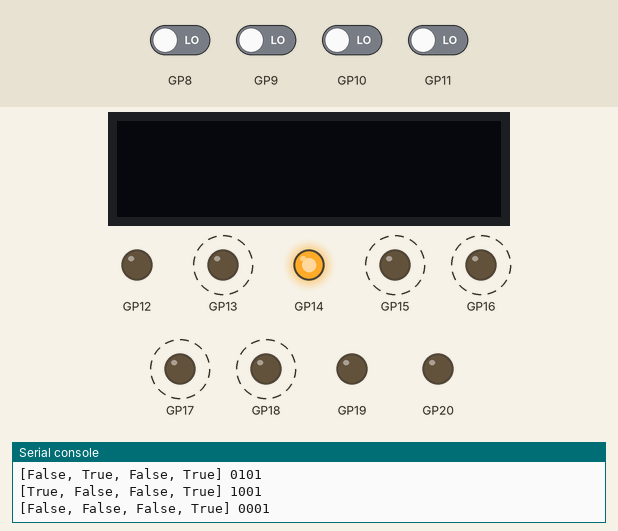
Recording of a program running on a simulated Raspberry Pi Pico running CircuitPython. On the bench: 128×32 one-colour display, output pins drawn as LEDs (lit = HIGH), the last lines printed to the serial console. Dashed ring = blinking. The inputs (shaded band) are chosen by the test bench; at power-on: GP8–11 LOW. Random numbers come from a fixed seed.

Above: at 1.28 s.
1.3 s: GP8 driven HIGH
3.2 s: GP9 driven HIGH
At 4.4 s:
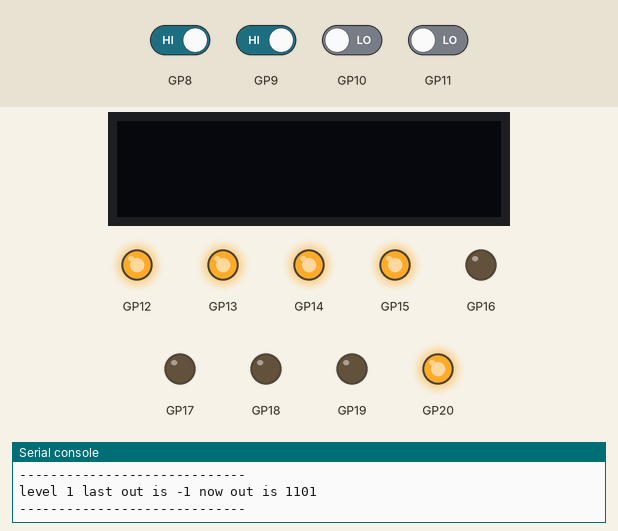
4.7 s: GP10 driven HIGH
At 5.0 s:
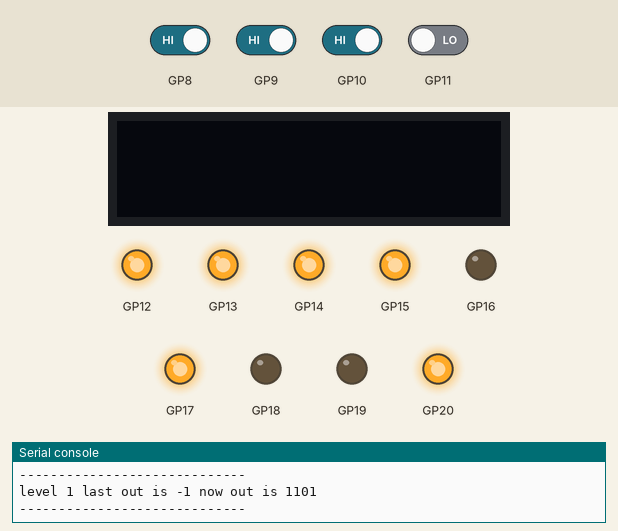
6.2 s: GP11 driven HIGH
At 6.7 s:
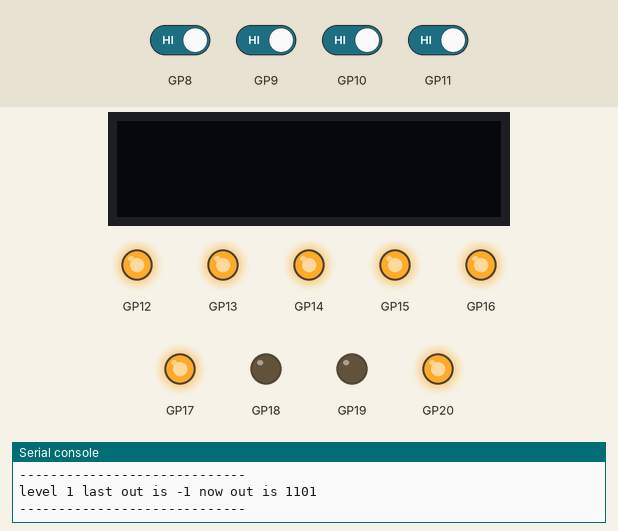
7.7 s: GP9 driven LOW
At 9.8 s:
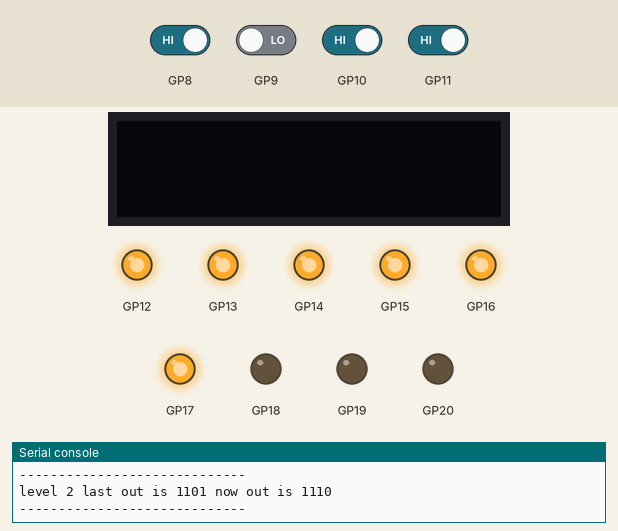
10.4 s: GP10 driven LOW
At 11.1 s:
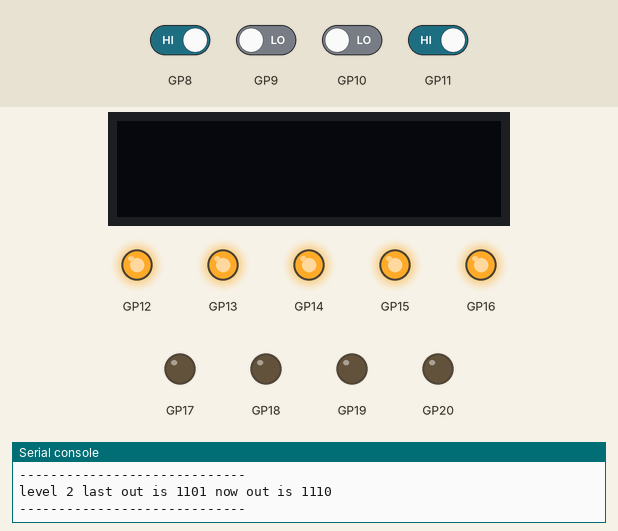
Timing chart, 0 to 12.9 s (numbered marks = the images above; inputs shaded):
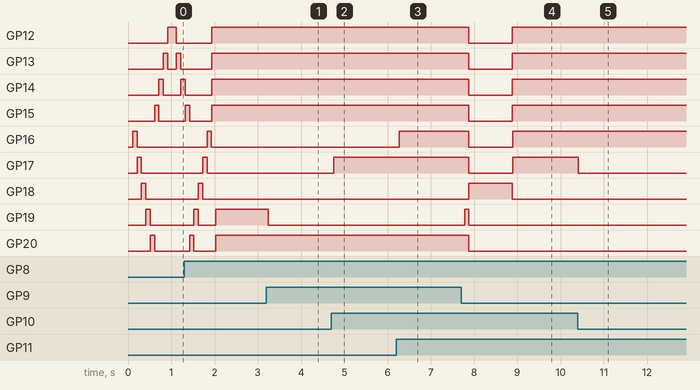

Measured:
- after the input at 3.2 s, GP19: HIGH → LOW at once
- after the input at 4.7 s, GP17: LOW → HIGH after 0.06 s
- after the input at 6.2 s, GP16: LOW → HIGH after 0.07 s
- after the input at 7.7 s, GP12–17: HIGH → LOW after 0.18 s, → HIGH 1.0 s later; GP18: LOW → HIGH after 0.18 s, → LOW 1.0 s later; GP19: LOW → HIGH after 0.09 s, → LOW 0.09 s later; GP20: HIGH → LOW after 0.18 s
- after the input at 10.4 s, GP17: HIGH → LOW at once

The program:

main_old.py
```python
from hardware import Hardware
from tools import generate_random_booleans
from tools import get_last_output_sum
import time

gameRunning = True
gameDeadState = 100
gameState = 0
hardware = Hardware()
updateInterval = 100 * 1_000_000
lastUpdateTime = time.monotonic_ns()
framesCount = 0
level = 1
levelMax = 5
seed = 0
lastOuputSum = -1
gotLevelSeed = False
levelSeconds = 0
gameSeconds = 0

for i in range(10):
    out = generate_random_booleans(4, i)
    print(f"{out} {get_last_output_sum(out)}")


def handleLevels():
    global hardware
    global gameState
    global framesCount
    global level
    global gameDeadState
    global levelMax
    global seed
    global lastOuputSum
    global gotLevelSeed
    global levelSeconds
    hardware.display.printText(f"Level {level}/{levelMax}", "centre", 0, "centre")
    hardware.display.printText(f"{levelSeconds} Seconds", "bottom", 1, "centre")
    switchOuts = hardware.getSwitchesOutput()
    nowOutPutSum = lastOuputSum
    levelOuts = generate_random_booleans(len(switchOuts), seed)
    if not gotLevelSeed:
        while nowOutPutSum == lastOuputSum:
            seed = seed + 1
            levelOuts = generate_random_booleans(len(switchOuts), seed)
            # set to true so that the dead game state works
            if level >= levelMax and levelOuts[len(hardware.switchAndLeds) -1] == False:
                nowOutPutSum = lastOuputSum
                print("adjusting for last level")
            else:
                nowOutPutSum = get_last_output_sum(levelOuts)
            print(f"-----------------------------")
            print(f"level {level} last out is {lastOuputSum} now out is {nowOutPutSum}")
            print(f"-----------------------------")

        gotLevelSeed = True
        lastOuputSum = nowOutPutSum

    #print(f" level outs {levelOuts}")
    numCorrect = 0
    normalLedIndexToUse = 0
    for i in range(len(switchOuts)):
        normalLedIndexToUse = i
        if(i >= 2):
            normalLedIndexToUse = normalLedIndexToUse + 1
        if switchOuts[i] == levelOuts[i]:
            numCorrect = numCorrect + 1
            hardware.normalLeds[normalLedIndexToUse].setLed(True)
        else:
            hardware.normalLeds[normalLedIndexToUse].setLed(False)

    #print(f"num correct is {numCorrect}")

    if numCorrect == len(switchOuts):
        gameState = gameState + 1


def main():
    global gameRunning
    global gameDeadState
    global gameState
    global hardware
    global updateInterval
    global lastUpdateTime
    global framesCount
    global level
    global levelMax
    global gotLevelSeed
    global gameSeconds
    global levelSeconds
    gameStartedTime = 0
    levelStartedTime = 0
    while gameRunning:
        currentTime = time.monotonic_ns()
        deltaTime = currentTime - lastUpdateTime
        if(deltaTime >= updateInterval):
            #print("updating frame")
            if gameState == 0:
                if hardware.startupAnimation(framesCount):
                    gameState = gameState + 1
                    hardware.enableSwitchInput()
                    gameStartedTime = time.monotonic_ns()
                    levelStartedTime = time.monotonic_ns()
            elif gameState == 1:
                levelSeconds = (currentTime - levelStartedTime) // 1_000_000_000
                handleLevels()
            elif gameState == 2:
                # level finished
                if level >= levelMax:
                    gameSeconds = (currentTime - gameStartedTime) // 1_000_000_000
                    hardware.display.printText(f"You Won", "centre", 0, "centre")
                    hardware.display.printText(f"In {gameSeconds} Seconds", "bottom", 1, "centre")
                    time.sleep(5)
                    level = 1
                    gotLevelSeed = False
                    gameState = gameDeadState
                    hardware.turnOffAllLeds()
                    hardware.display.clear()
                else:
                    hardware.turnOffAllLeds()
                    hardware.normalLeds[2].setLed(True)
                    hardware.display.printText(f"Level {level} complete", "centre", 0, "centre")
                    level = level + 1
                    gotLevelSeed = False
                    time.sleep(1)
                    hardware.normalLeds[2].setLed(False)
                    hardware.enableSwitchInput()
                    gameState = gameState - 1
                    levelStartedTime = time.monotonic_ns()
            elif gameState == gameDeadState:
                restart = hardware.deadState(framesCount)
                if restart:
                    framesCount = -1
                    gameState = 0
            lastUpdateTime = currentTime
            framesCount = framesCount + 1
        #print(f"loop running {time.monotonic_ns()}")
        time.sleep(0.001)

main()
```

hardware.py
```python
import board
from display import Display
from ledNormal import LedNormal
from switchAndLed import SwitchAndLed
import digitalio
import time

class Hardware:
    display = None
    normalLedsPins = [board.GP16, board.GP17, board.GP18, board.GP19 ,board.GP20]
    normalLedColours = ["red", "yellow", "green", "white", "blue"]
    switchLedPins = [board.GP15, board.GP14, board.GP13, board.GP12]
    switchPins = [board.GP11, board.GP10, board.GP9, board.GP8]
    switchColours = ["orange", "blue", "purple", "red"]
    powerPin = board.GP1
    settingPin = board.GP6

    normalLeds = []
    switchAndLeds = []
    powerSwitch = None
    settingSwitch = None

    def __init__(self):
        self.display = Display()

        normalLedCounter = 0
        for normalLedPin in self.normalLedsPins:
            self.normalLeds.append(LedNormal(normalLedPin, self.normalLedColours[normalLedCounter], normalLedCounter))
            normalLedCounter = normalLedCounter + 1

        for i in range(len(self.switchLedPins)):
            self.switchAndLeds.append(SwitchAndLed(self.switchLedPins[i], self.switchColours[i], i, self.switchPins[i], i))

        self.powerSwitch = digitalio.DigitalInOut(self.powerPin)
        self.powerSwitch.direction = digitalio.Direction.OUTPUT
        self.powerSwitch.value = False

        self.settingSwitch = digitalio.DigitalInOut(self.settingPin)
        self.settingSwitch.direction = digitalio.Direction.INPUT
        self.settingSwitch.pull = digitalio.Pull.UP

    def turnOffAllLeds(self):
        for led in self.normalLeds:
            led.setLed(False)

        for led in self.switchAndLeds:
            led.setLed(False)

    def startupAnimationOled(self, frame, frameCount):
        self.display.animateText("+-------------+", frame, frameCount, "top", 0)
        self.display.animateText("| Switch  Box |", frame, frameCount, "centre", 1)
        self.display.animateText("| By ArtiomSu |", frame, frameCount, "bottom", 2)
        self.display.display.refresh()

    def printLogo(self):
        self.display.printText("+-------------+", "top", 0, "centre")
        self.display.printText("| Switch  Box |", "centre", 1, "centre")
        self.display.printText("| By ArtiomSu |", "bottom", 2, "centre")

    def powerOnAnimation(self):
        for l in self.normalLeds:
            l.setLed(True)
            time.sleep(0.25)

    def startupAnimationLeds(self, frame):
        if frame < len(self.normalLeds):
            self.normalLeds[frame].setLed(True)
            if(frame > 0):
                self.normalLeds[frame - 1].setLed(False)
            return False

        self.normalLeds[len(self.normalLeds) -1].setLed(False)
        frame = frame - len(self.normalLeds)

        if frame < len(self.switchAndLeds):
            self.switchAndLeds[frame].setLed(True)
            if(frame > 0):
                self.switchAndLeds[frame - 1].setLed(False)
            return False

        self.switchAndLeds[len(self.switchAndLeds) -1].setLed(False)
        frame = frame - len(self.switchAndLeds)

        if frame < len(self.switchAndLeds):
            self.switchAndLeds[(len(self.switchAndLeds) - 1) - frame].setLed(True)
            if(frame > 0):
                self.switchAndLeds[len(self.switchAndLeds) - frame].setLed(False)
            return False

        self.switchAndLeds[0].setLed(False)
        frame = frame - len(self.switchAndLeds)

        if frame < len(self.normalLeds):
            self.normalLeds[(len(self.normalLeds) - 1) - frame].setLed(True)
            if(frame > 0):
                self.normalLeds[len(self.normalLeds) - frame].setLed(False)
            return False

        self.normalLeds[0].setLed(False)
        #self.turnOffAllLeds()
        return True

    def startupAnimation(self, frame):
        if frame == 0:
            self.display.clear()
        totalFrames = (len(self.normalLeds) * 2) + (len(self.switchAndLeds) * 2)
        self.startupAnimationOled(frame, totalFrames)
        if self.startupAnimationLeds(frame):
            self.display.clear()
            return True
        return False

    def enableSwitchInput(self):
        for led in self.switchAndLeds:
            led.setLed(True)

    def getSwitchesOutput(self):
        output = []
        for switch in self.switchAndLeds:
            output.append(switch.isSwitchOn())
        return output

    def turnOff(self):
        self.turnOffAllLeds()
        self.display.clear()

    def deadState(self, framesCount):
        switchOuts = self.getSwitchesOutput()
        restart = False
        lastIndex = len(self.switchAndLeds) - 1
        isOn = self.switchAndLeds[lastIndex].isOn()
        if isOn:
            if switchOuts[lastIndex] == False:
                restart = True
        if restart:
            self.turnOffAllLeds()
            return True
        else:
            # run this every 1 frames
            # if framesCount % 10 == 0:
            if framesCount % 1 == 0:
                self.switchAndLeds[lastIndex].setLed(not isOn)
        return False

    def power_pc(self, on):
        self.powerSwitch.value = True
        if on:
            time.sleep(0.5)
        else:
            time.sleep(5)
        self.powerSwitch.value = False

    def get_setting(self):
        # when its connected its false
        return not self.settingSwitch.value
```

tools.py
```python
import random

def generate_random_booleans(size, seed):
    # Set the random seed for reproducibility
    random.seed(seed)

    # Generate an array of random booleans
    random_booleans = [random.choice([True, False]) for _ in range(size)]

    return random_booleans

def get_last_output_sum(array):
    output = ""
    for i in range(len(array)):
        if array[i]:
            output = output + "1"
        else:
            output = output + "0"
    return output
```

display.py
```python
import board
import busio
import displayio
import terminalio
from adafruit_display_text import label
import adafruit_displayio_ssd1306
from displayio import I2CDisplay as I2CDisplayBus

# https://docs.circuitpython.org/projects/displayio_ssd1306/en/latest/examples.html

class Display:
    # Constants for display dimensions
    WIDTH = 128
    HEIGHT = 32  # Change to 64 if needed
    splash = None
    display = None

    fontHeight = terminalio.FONT.get_bounding_box()[0]
    #fontWidth = terminalio.FONT.get_bounding_box()[1]
    # width seems to be a bit big on my display
    fontWidth = terminalio.FONT.get_bounding_box()[0]

    def __init__(self):
        # Release any previously used displays
        displayio.release_displays()

        # Set up I2C using busio
        i2c = busio.I2C(board.GP5, board.GP4)  # GP5 for SCL and GP4 for SDA
        display_bus = I2CDisplayBus(i2c, device_address=0x3C)

        # Create the display object
        self.display = adafruit_displayio_ssd1306.SSD1306(display_bus, width=self.WIDTH, height=self.HEIGHT)

        #print(dir(self.display))

        # Make the display context
        self.splash = displayio.Group()
        self.display.root_group = self.splash
        self.display.auto_refresh = False
        self.display.brightness = 0
        self.display.refresh()

    def clear(self):
        while len(self.splash) > 0:
            self.splash.pop()
            self.display.refresh()


    def printText(self, text, position = "centre", index = 0, xPosition = "centre" ):
        text_area = None
        y = self.HEIGHT // 2 - 1
        if position == "top":
            y = self.fontHeight
        elif position == "bottom":
            y = self.HEIGHT - self.fontHeight

        x = 28
        if xPosition == "centre":
            x = (self.WIDTH // 2) - ((len(text) * self.fontWidth) // 2)
        elif xPosition == "left":
            x = self.fontWidth

        if index < len(self.splash):
            text_area = self.splash[index]
        else:
            # self.clear() clear outside of this
            # Create a text label
            text_area = label.Label(terminalio.FONT, text=text, color=0xFFFFFF, x=x, y=y)
            # Add the text label to the display group
            self.splash.append(text_area)

        text_area.text = text
        text_area.x = x
        text_area.y = y

        self.display.refresh()

    def animateText(self, text, frame, frame_count, position = "centre", index = 0):
        text_area = None
        y = self.HEIGHT // 2 - 1
        if position == "top":
            y = self.fontHeight
        elif position == "bottom":
            y = self.HEIGHT - self.fontHeight

        if index < len(self.splash):
            text_area = self.splash[index]
        else:
            # self.clear() clear outside of this
            # Create a text label
            text_area = label.Label(terminalio.FONT, text=text, color=0xFFFFFF, x=28, y=y)
            # Add the text label to the display group
            self.splash.append(text_area)


        # Get the width of the display and the text
        display_width = self.display.width
        text_width = text_area.bounding_box[2]

        offset = (frame * (text_width + display_width) // frame_count) - text_width

        # Update the position of the text
        text_area.x = offset

        # Update the display
        #self.display.refresh()
```

ledNormal.py
```python
import digitalio

class LedNormal:
    pin = None
    colour = None
    led = None
    index = None

    def __init__(self, pin, colour, index):
        self.pin = pin
        self.colour = colour
        self.index = index
        self.led = digitalio.DigitalInOut(self.pin)
        self.led.direction = digitalio.Direction.OUTPUT
        self.led.value = False

    def isOn(self):
        return self.led.value

    def setLed(self, value):
        self.led.value = value

    def getColor(self):
        return self.colour

    def getIndex(self):
        return self.index
    
```

switchAndLed.py
```python
import digitalio

class SwitchAndLed:
    pin = None
    switchPin = None
    colour = None
    led = None
    switch = None
    index = None
    indexSwitch = None

    def __init__(self, pin, colour, index, switchPin, switchIndex):
        self.pin = pin
        self.switchPin = switchPin
        self.switch = switchIndex
        self.colour = colour
        self.index = index
        self.indexSwitch = switchIndex
        self.led = digitalio.DigitalInOut(self.pin)
        self.led.direction = digitalio.Direction.OUTPUT
        self.led.value = False
        self.switch = digitalio.DigitalInOut(self.switchPin)
        self.switch.direction = digitalio.Direction.INPUT

    def isOn(self):
        return self.led.value

    def isSwitchOn(self):
        # prevent undefined state if the switch led is off, switch led must be on for the switch to work
        if self.led.value == False:
            return False
        return self.switch.value

    def setLed(self, value):
        self.led.value = value

    def getColor(self):
        return self.colour

    def getIndex(self):
        return self.index

    def getSwitchIndex(self):
        return self.indexSwitch
    
```
